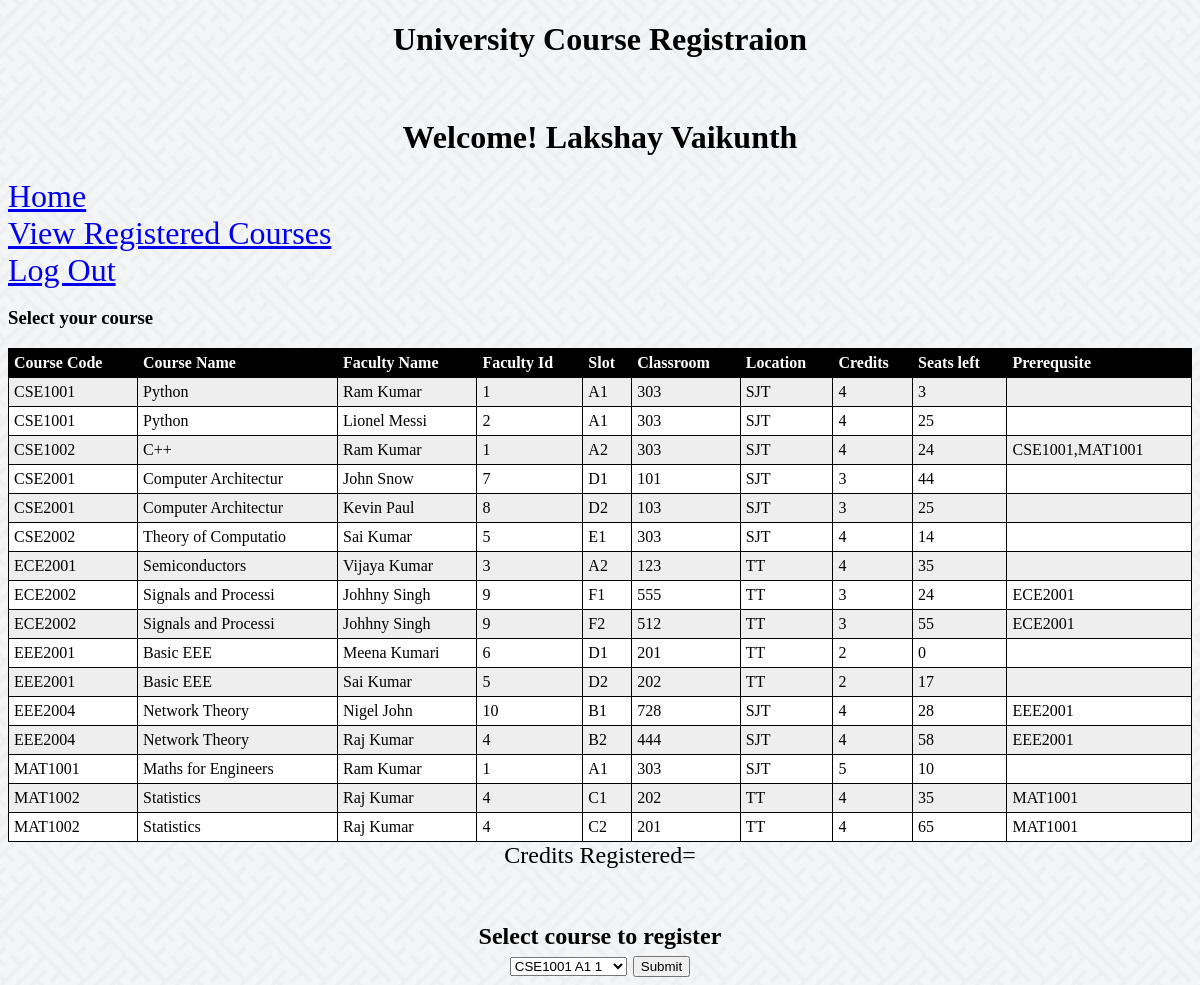
Screenshot of /welcome.html.php (signed in) with the database file from the repository.
### tables this page shows
CREATE TABLE `Student` (
  `RNo` varchar(9) NOT NULL,
  `Fname` varchar(20) NOT NULL,
  `Lname` varchar(20) NOT NULL,
  `Address` varchar(80) NOT NULL,
  `DOB` date NOT NULL,
  `Phno` varchar(10) NOT NULL,
  `Email` varchar(20) NOT NULL,
  `Gender` varchar(1) NOT NULL,
  `Dno` int(11) NOT NULL,
  `Credits` int(11) NOT NULL,
  PRIMARY KEY (`RNo`),
  UNIQUE KEY `Phno` (`Phno`),
  UNIQUE KEY `Email` (`Email`),
  KEY `Dno_2` (`Dno`),
  CONSTRAINT `Student_ibfk_1` FOREIGN KEY (`Dno`) REFERENCES `Department` (`Dno`) ON DELETE CASCADE ON UPDATE CASCADE
);

CREATE TABLE `Course_Available` (
  `CCode` varchar(7) NOT NULL,
  `Slot` varchar(2) NOT NULL,
  `FNo` int(11) NOT NULL,
  `CNo` int(11) NOT NULL,
  `Location` varchar(20) NOT NULL,
  `Seats_left` int(11) NOT NULL,
  PRIMARY KEY (`CCode`,`Slot`,`FNo`),
  KEY `FNo` (`FNo`),
  KEY `CNo` (`CNo`),
  KEY `Location` (`Location`),
  KEY `Slot` (`Slot`),
  KEY `CCode` (`CCode`,`Slot`),
  CONSTRAINT `Course_Available_ibfk_1` FOREIGN KEY (`CCode`) REFERENCES `Course_Details` (`CCode`) ON DELETE CASCADE ON UPDATE CASCADE,
  CONSTRAINT `Course_Available_ibfk_2` FOREIGN KEY (`FNo`) REFERENCES `Faculty` (`FNo`) ON DELETE CASCADE ON UPDATE CASCADE,
  CONSTRAINT `Course_Available_ibfk_3` FOREIGN KEY (`CNo`) REFERENCES `Room` (`CNo`) ON DELETE CASCADE ON UPDATE CASCADE,
  CONSTRAINT `Course_Available_ibfk_4` FOREIGN KEY (`Location`) REFERENCES `Room` (`Location`) ON DELETE CASCADE ON UPDATE CASCADE
);

CREATE TABLE `Course_Details` (
  `CCode` varchar(7) NOT NULL,
  `CName` varchar(20) NOT NULL,
  `Credits` int(11) NOT NULL,
  `DNo` int(11) NOT NULL,
  PRIMARY KEY (`CCode`),
  KEY `DNo` (`DNo`),
  CONSTRAINT `Course_Details_ibfk_1` FOREIGN KEY (`DNo`) REFERENCES `Department` (`Dno`) ON DELETE CASCADE ON UPDATE CASCADE
);

CREATE TABLE `Faculty` (
  `FNo` int(11) NOT NULL,
  `FName` varchar(20) NOT NULL,
  `LName` varchar(20) NOT NULL,
  `Gender` varchar(1) NOT NULL,
  `DOB` date NOT NULL,
  `PhNo` varchar(10) NOT NULL,
  `Address` varchar(50) NOT NULL,
  `Email` varchar(20) NOT NULL,
  `DNo` int(11) NOT NULL,
  PRIMARY KEY (`FNo`),
  UNIQUE KEY `PhNo` (`PhNo`),
  UNIQUE KEY `Email` (`Email`),
  KEY `DNo_2` (`DNo`),
  CONSTRAINT `Faculty_ibfk_1` FOREIGN KEY (`DNo`) REFERENCES `Department` (`Dno`) ON DELETE CASCADE ON UPDATE CASCADE
);

### welcome.html.php (the view, shortened to what this page needs)
<!DOCTYPE html>
<html lang="en">
<head>
</head>
<body background="images.png">
<h1 style="text-align: center;">University Course Registraion</h1>
<?php
$username=$_SESSION['username'];
$pdo = new PDO('mysql:host=169.254.119.234;dbname=Course_Registration', 'username',
'password');
$sql="select sum(Course_Details.Credits) from Course_Details,Student_Registers WHERE Student_Registers.CCode LIKE Course_Details.CCode and Student_Registers.Rno like '$username';";
$result=$pdo->query($sql);
$row=$result->fetch();
$total=$row[0];
$sql="select * from Student where Rno like '$username'";
$result=$pdo->query($sql);
$output=$result->fetch();
$Fname=$output['Fname'];
$Lname=$output['Lname'];
?>
<br>
<h1 style="text-align: center;"><?php echo "Welcome! $Fname  $Lname" ?></h1>
<font size="6" color="blue">
<a href="welcome.html.php">Home</a>
<br>
<a href="registered.html.php">View Registered Courses</a>
<br>
<a href="logout.php">Log Out</a>
</font>
<br>
<h3>Select your course</h3>
<table id="t01">
  <tr>
    <th>Course Code</th>
    <th>Course Name</th>
    <th>Faculty Name</th>
    <th>Faculty Id</th>
    <th>Slot</th>
    <th>Classroom</th>
    <th>Location</th>
    <th>Credits</th>
    <th>Seats left</th>
    <th>Prerequsite</th>
</tr>
<?php
$sql= "select a.ccode,a.slot,a.cno,a.location,b.fname,b.lname,c.cname,c.Credits,a.Seats_left,a.fno from Course_Available a,Faculty b,Course_Details c where a.fno like b.fno and a.ccode like c.ccode";
$result=$pdo->query($sql);
while ($row = $result->fetch())
{
    $sql="select PreCCode from Course_Prerequisite where CCode like '$row[0]'";
    $result2=$pdo->query($sql);
    $s="";
    while($row2=$result2->fetch())
    $s=$s.",".$row2[0];
    $s=ltrim($s,",");
    echo "
    <tr>
    <td>$row[0]</td>
    <td>$row[6]</td>
    <td>$row[4] $row[5]</td>
    <td>$row[9]</td>
    <td>$row[1]</td>
    <td>$row[2]</td>
    <td>$row[3]</td>
    <td>$row[7]</td>
    <td>$row[8]</td>
    <td>$s</td>
    </tr>
    ";
}
?>
</table>
<center>
<form name="frmdropdown" method="post" action="">
<font size="5" >
<?php echo "Credits Registered=$total";?>
<br><br><br>
<strong>Select course to register</strong>
<br>
<select name="select">
<?php
$sql="select ccode,slot,Fno from Course_Available a order by ccode";
$result=$pdo->query($sql);
while($row=$result->fetch())
{
echo "<option value='$row[0] $row[1] $row[2]'>$row[0] $row[1] $row[2]</option>" ;
}
?>
</select>
<input type="submit" name="submit" value="Submit"/>
<br>
</form>
</center>
</body>
</html>

### welcome.html.php (style rules this page uses)
table { width:100%; }
table, th, td { border: 1px solid black; border-collapse: collapse; }
th, td { padding: 5px; text-align: left; }
table#t01 tr:nth-child(even) { background-color: #eee; }
table#t01 tr:nth-child(odd) { background-color:#fff; }
table#t01 th { background-color: black; color: white; }

### rows the page displays
student: Fname "Lakshay", Lname "Vaikunth"
course_available: CCode "CSE1001", CCode.CName "Python", FNo.FName "Ram", FNo.LName "Kumar", FNo "1", Slot "A1", CNo "303", Location "SJT", CCode.Credits "4", Seats_left "3"
course_available: CCode "CSE1001", CCode.CName "Python", FNo.FName "Lionel", FNo.LName "Messi", FNo "2", Slot "A1", CNo "303", Location "SJT", CCode.Credits "4", Seats_left "25"
course_available: CCode "CSE1002", CCode.CName "C++", FNo.FName "Ram", FNo.LName "Kumar", FNo "1", Slot "A2", CNo "303", Location "SJT", CCode.Credits "4", Seats_left "24", s "CSE1001,MAT1001"
course_available: CCode "CSE2001", CCode.CName "Computer Architectur", FNo.FName "John", FNo.LName "Snow", FNo "7", Slot "D1", CNo "101", Location "SJT", CCode.Credits "3", Seats_left "44"
course_available: CCode "CSE2001", CCode.CName "Computer Architectur", FNo.FName "Kevin", FNo.LName "Paul", FNo "8", Slot "D2", CNo "103", Location "SJT", CCode.Credits "3", Seats_left "25"
course_available: CCode "CSE2002", CCode.CName "Theory of Computatio", FNo.FName "Sai", FNo.LName "Kumar", FNo "5", Slot "E1", CNo "303", Location "SJT", CCode.Credits "4", Seats_left "14"
course_available: CCode "ECE2001", CCode.CName "Semiconductors", FNo.FName "Vijaya", FNo.LName "Kumar", FNo "3", Slot "A2", CNo "123", Location "TT", CCode.Credits "4", Seats_left "35"
course_available: CCode "ECE2002", CCode.CName "Signals and Processi", FNo.FName "Johhny", FNo.LName "Singh", FNo "9", Slot "F1", CNo "555", Location "TT", CCode.Credits "3", Seats_left "24", s "ECE2001"
course_available: CCode "ECE2002", CCode.CName "Signals and Processi", FNo.FName "Johhny", FNo.LName "Singh", FNo "9", Slot "F2", CNo "512", Location "TT", CCode.Credits "3", Seats_left "55", s "ECE2001"
course_available: CCode "EEE2001", CCode.CName "Basic EEE", FNo.FName "Meena", FNo.LName "Kumari", FNo "6", Slot "D1", CNo "201", Location "TT", CCode.Credits "2", Seats_left "0"
course_available: CCode "EEE2001", CCode.CName "Basic EEE", FNo.FName "Sai", FNo.LName "Kumar", FNo "5", Slot "D2", CNo "202", Location "TT", CCode.Credits "2", Seats_left "17"
course_available: CCode "EEE2004", CCode.CName "Network Theory", FNo.FName "Nigel", FNo.LName "John", FNo "10", Slot "B1", CNo "728", Location "SJT", CCode.Credits "4", Seats_left "28", s "EEE2001"
course_available: CCode "EEE2004", CCode.CName "Network Theory", FNo.FName "Raj", FNo.LName "Kumar", FNo "4", Slot "B2", CNo "444", Location "SJT", CCode.Credits "4", Seats_left "58", s "EEE2001"
course_available: CCode "MAT1001", CCode.CName "Maths for Engineers", FNo.FName "Ram", FNo.LName "Kumar", FNo "1", Slot "A1", CNo "303", Location "SJT", CCode.Credits "5", Seats_left "10"
course_available: CCode "MAT1002", CCode.CName "Statistics", FNo.FName "Raj", FNo.LName "Kumar", FNo "4", Slot "C1", CNo "202", Location "TT", CCode.Credits "4", Seats_left "35", s "MAT1001"
course_available: CCode "MAT1002", CCode.CName "Statistics", FNo.FName "Raj", FNo.LName "Kumar", FNo "4", Slot "C2", CNo "201", Location "TT", CCode.Credits "4", Seats_left "65", s "MAT1001"

### other values shown
form field select "CSE1001 A1 1"
